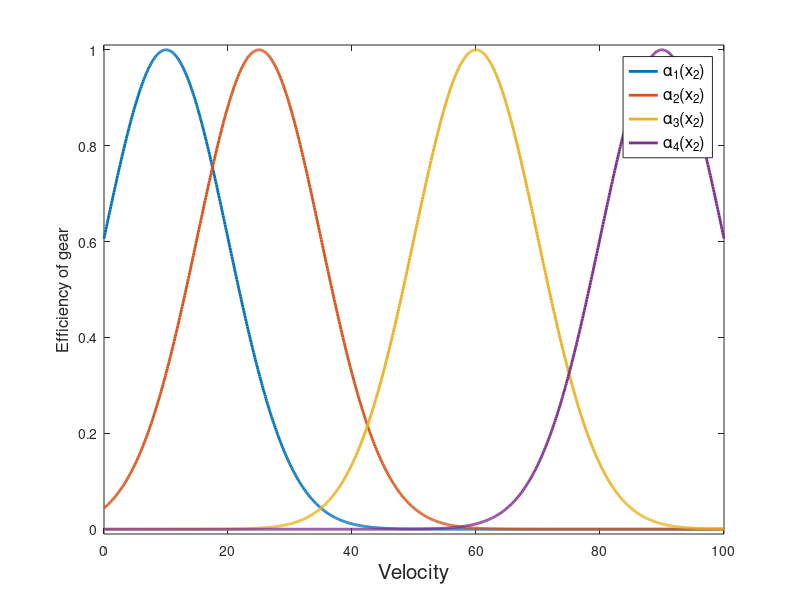

MATLAB code for this plot: (Note: this script raises an error after producing the figure.)
clc
clear all
close all
%%
sigma=10;
test=linspace(0,100,1000);
test1=gaussmf(test,[sigma 10]);
test2=gaussmf(test,[sigma 25]);
test3=gaussmf(test,[sigma 60]);
test4=gaussmf(test,[sigma 90]);
figure,
plot(test,test1,'linewidth',2)
hold on
plot(test,test2,'linewidth',2)
hold on
plot(test,test3,'linewidth',2)
hold on
plot(test,test4,'linewidth',2)
xlabel('Velocity','fontsize',15);ylabel('Efficiency of gear','fontsize',12);
legend('\alpha_1(x_2)','\alpha_2(x_2)','\alpha_3(x_2)','\alpha_4(x_2)','fontsize',12);
axis([0 100 -0.01 1.01]);
%% Geting Data from Wgn mode 
dt=0.01;
sigma=10;
tf=400;
Time=0:dt:tf;
x1 = 0;
x2 = 0;
x = [x1 x2];
X = x;
state=0;
i=1;
O = 16;
u = prbs(O,length(Time));
for t = dt:dt:tf
    G1=gaussmf(x(2),[10 10]);
    G2=gaussmf(x(2),[10 25]);
    G3=gaussmf(x(2),[10 60]);
    G4=gaussmf(x(2),[10 90]);
    if G1>=G2 && G1>=G3 && G1>=G4
        mode=1;
    elseif G2>=G1 && G1>=G3 && G1>=G4
        mode=2;
    elseif G3>=G1 && G3>=G2 && G3>=G4
        mode=3;
    elseif G4>=G2 && G4>=G3 && G4>=G1
        mode=4;
    end
    [T,s] = ode45(@(T,X)Gearbox_model(u(i),mode,x,sigma),[t-dt t],x);
    x = s(end,:);
    X = [X; x];
    state = [state; mode];
    i=i+1;
end

%%
X_1_loc=find(state==1);
X_2_loc=find(state==2);
X_3_loc=find(state==3);
X_4_loc=find(state==4);
X1=X(X_1_loc,:);
X2=X(X_2_loc,:);
X3=X(X_3_loc,:);
X4=X(X_4_loc,:);
u1=u(X_1_loc);
u2=u(X_2_loc);
u3=u(X_3_loc);
u4=u(X_4_loc);
Time1=Time(X_1_loc);
Time2=Time(X_2_loc);
Time3=Time(X_3_loc);
Time4=Time(X_4_loc);
save('GearBox_data','X','X1','X2','X3','X4','Time','u','u1','u2','u3','u4',...
    'Time1','Time2','Time3','Time4','state')
%%
figure,
subplot(211)
plot(Time,X(:,1),'linewidth',2)
title('position trajectory');xlabel('Time');ylabel('position')
subplot(212)
plot(Time,X(:,2),'linewidth',2)
title('Velocity trajectory');xlabel('Time');ylabel('Velocity')
figure,
plot(Time,state,'linewidth',2);
title('Mode trajectory');xlabel('Time');ylabel('Mode')
axis([0 Time(end) -0.5 4.5]);
figure,
stem(Time,u,'linewidth',2);
title('pseudorandom binary sequence (PRBS)');xlabel('Time');ylabel('amplitude')
axis([0 1 -0.1 1.1]);